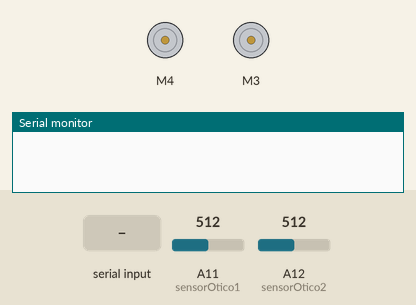
Simulated run of this sketch. Board: Arduino Mega 2560, built with avr-gcc and run on an emulated ATmega2560. Parts: 2 × DC motor (green arrow = forward, orange = backward, longer = faster), the last lines printed to the serial monitor. The inputs (shaded band) are chosen by the test bench; at power-on: A11 (sensorOtico1) = 512, A12 (sensorOtico2) = 512.

Above: at 1.2 s.
1.3 s: "frente\n" received over the second serial link
At 2.5 s:
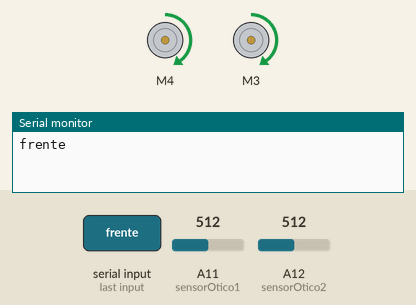
2.8 s: "tras\n" received over the second serial link
At 3.8 s:
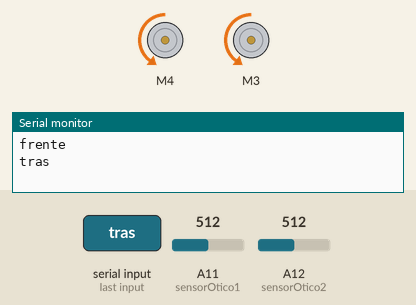
4.3 s: "esquerda\n" received over the second serial link
At 5.0 s:
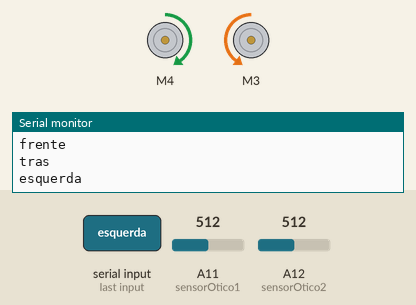
5.8 s: "direita\n" received over the second serial link
At 6.1 s:
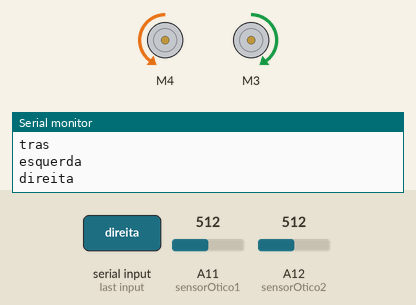
Timing chart, 0 to 8.3 s (numbered marks = the images above; inputs shaded):
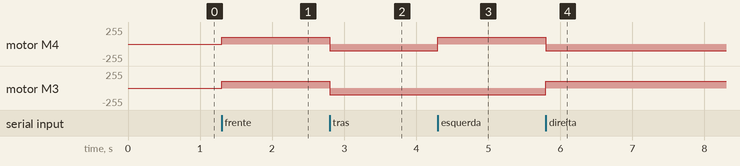

The sketch:

p09c_aperfeicoamento1.ino
```cpp
#include <AFMotor.h>

// ESTE É O ARQUIVO DO ARDUINO COM OS MOTORES E OS SENSORES ÓTICOS.
// NÃO TEM BOTÃO, NEM LED E NEM DISPLAY AQUI.

AF_DCMotor motor4(4);
AF_DCMotor motor3(3);

int sensorOtico1 = A11;
int sensorOtico2 = A12;

unsigned long instanteAnterior = 0;

bool modoAutomatico = false;

void frente() {
  motor3.run(FORWARD);
  motor4.run(FORWARD);
}

void tras() {
  motor3.run(BACKWARD);
  motor4.run(BACKWARD);
}

void esquerda() {
  motor3.run(BACKWARD);
  motor4.run(FORWARD);
}

void direita() {
  motor3.run(FORWARD);
  motor4.run(BACKWARD);
}

void parar() {
  motor3.run(RELEASE);
  motor4.run(RELEASE);
}

void setup() {
  Serial.begin(9600);
  Serial1.begin(115200);
  //Serial1.begin(9600);
  pinMode(sensorOtico1, INPUT);
  pinMode(sensorOtico2, INPUT);
  motor4.setSpeed(100);
  motor3.setSpeed(100);
}

void loop() {
  int valorAnalogicoSensor1 = analogRead(sensorOtico1);
  int valorAnalogicoSensor2 = analogRead(sensorOtico2);
  if (millis() > instanteAnterior + 100) {
    instanteAnterior = millis();
    Serial1.print(valorAnalogicoSensor1);
    Serial1.print(", ");
    Serial1.println(valorAnalogicoSensor2);
  }
  if (Serial1.available() > 0) {
    String texto = Serial1.readStringUntil('\n');
    texto.trim();  // remove quebra de linha
    Serial.println(texto);
    if (texto.startsWith("frente")) {
      frente();
    } else if (texto.startsWith("tras")) {
      tras();
    } else if (texto.startsWith("esquerda")) {
      esquerda();
    } else if (texto.startsWith("direita")) {
      direita();
    } else if (texto.startsWith("parar")) {
      parar();
      modoAutomatico = false;
    } else if (texto.startsWith("auto")) {
      modoAutomatico = true;
      //dois sensores na faixa preta
    }
  }
  if (modoAutomatico == true) {
    if (valorAnalogicoSensor1 > 600 && valorAnalogicoSensor2 > 600) {
      frente();
    } else
      //sensor esquerdo fora da faixa e sensor direito dentro da faixa preta
      if (valorAnalogicoSensor1 < 600 && valorAnalogicoSensor2 > 600) {
        direita();
      }
      //sensor direito fora da faixa e sensor esquerdo dentro da faixa preta
      else if (valorAnalogicoSensor1 > 600 && valorAnalogicoSensor2 < 600) {
        esquerda();
      }
      //dois sensores fora da faixa
      else if (valorAnalogicoSensor1 < 600 && valorAnalogicoSensor2 < 600) {
        tras();
      }
  }
}
```

Measured:
- after the input at 1.3 s, motor M4, motor M3: stopped → forward 100/255 at once
- after the input at 2.8 s, motor M4, motor M3: forward 100/255 → backward 100/255 at once
- after the input at 4.3 s, motor M4: backward 100/255 → forward 100/255 at once
- after the input at 5.8 s, motor M4: forward 100/255 → backward 100/255 at once; motor M3: backward 100/255 → forward 100/255 at once
